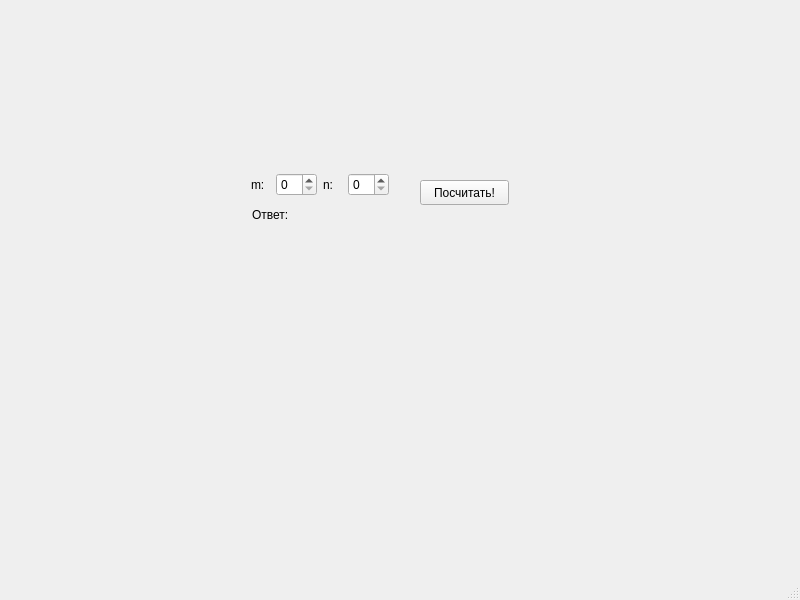
<?xml version="1.0" encoding="UTF-8"?>
<ui version="4.0">
 <class>MainWindow</class>
 <widget class="QMainWindow" name="MainWindow">
  <property name="geometry">
   <rect>
    <x>0</x>
    <y>0</y>
    <width>800</width>
    <height>600</height>
   </rect>
  </property>
  <property name="windowTitle">
   <string>MainWindow</string>
  </property>
  <widget class="QWidget" name="centralwidget">
   <widget class="QLabel" name="label_4">
    <property name="geometry">
     <rect>
      <x>304</x>
      <y>206</y>
      <width>111</width>
      <height>17</height>
     </rect>
    </property>
    <property name="text">
     <string/>
    </property>
   </widget>
   <widget class="QPushButton" name="pushButton">
    <property name="geometry">
     <rect>
      <x>420</x>
      <y>180</y>
      <width>89</width>
      <height>25</height>
     </rect>
    </property>
    <property name="text">
     <string>Посчитать!</string>
    </property>
   </widget>
   <widget class="QWidget" name="">
    <property name="geometry">
     <rect>
      <x>251</x>
      <y>171</y>
      <width>138</width>
      <height>28</height>
     </rect>
    </property>
    <layout class="QHBoxLayout" name="horizontalLayout">
     <item>
      <widget class="QLabel" name="label">
       <property name="text">
        <string>m:</string>
       </property>
      </widget>
     </item>
     <item>
      <widget class="QSpinBox" name="spinBox"/>
     </item>
     <item>
      <widget class="QLabel" name="label_2">
       <property name="text">
        <string>n:</string>
       </property>
      </widget>
     </item>
     <item>
      <widget class="QSpinBox" name="spinBox_2"/>
     </item>
    </layout>
   </widget>
   <widget class="QLabel" name="label_3">
    <property name="geometry">
     <rect>
      <x>252</x>
      <y>206</y>
      <width>46</width>
      <height>17</height>
     </rect>
    </property>
    <property name="text">
     <string>Ответ:</string>
    </property>
   </widget>
  </widget>
  <widget class="QMenuBar" name="menubar">
   <property name="geometry">
    <rect>
     <x>0</x>
     <y>0</y>
     <width>800</width>
     <height>22</height>
    </rect>
   </property>
  </widget>
  <widget class="QStatusBar" name="statusbar"/>
 </widget>
 <resources/>
 <connections/>
</ui>
